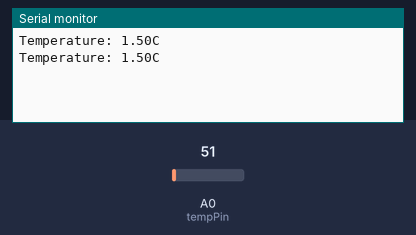
Recording of a sketch running on a simulated Arduino Uno, built with avr-gcc and run on an emulated ATmega328P. Shown: the last lines printed to the serial monitor. Inputs (shaded band) come from the test bench; at power-on: A0 (tempPin) = 51.

Above: at 1.8 s.
1.9 s: A0 (tempPin) set to 61
At 2.4 s:
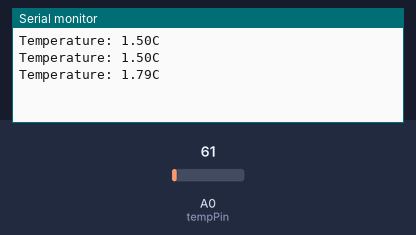
3.4 s: A0 (tempPin) set to 71
At 4.8 s:
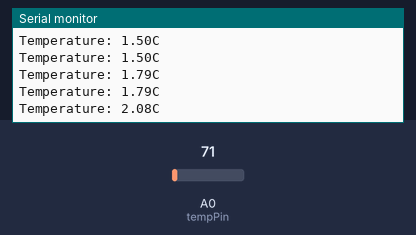
Timing chart, 0 to 6.4 s (numbered marks = the images above; inputs shaded):
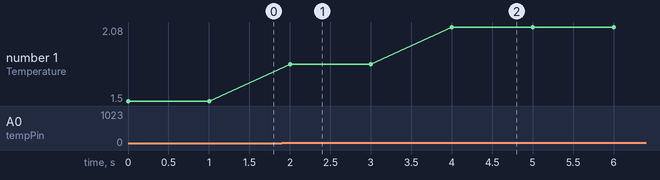

The sketch:

temperature_sensor.ino
```cpp
// define the pins
const int tempPin = A0; // analog pin for temperature sensor
const int buzzerPin = 7; // digital pin for buzzer

// temperatute threshold in degree celsius
const float tempThreshold = 5.0;

void setup()
{
Serial.begin(9600);

pinMode(buzzerPin, OUTPUT);

// ensure the buzzerpin is off initially
digitalWrite(buzzerPin, LOW);

}

void loop()
{
  int sensorValue = analogRead(tempPin);
  float temp = sensorValue * ( 3.0 / 1023.0 ) * 10  ;


  Serial.print("Temperature: "); // Prints string "Distance" on the Serial monitor
  Serial.print(temp); // Prints the distance value from the sensor
  Serial.println("C");

  if ( temp > tempThreshold )
  {
    tone(buzzerPin, 1000);
  }
  else
  {
    noTone(buzzerPin);
  }
  delay(1000);
}
```

Measured:
- after the input at 1.9 s, the serial monitor: prints a new line after 0.10 s (image 1)
- after the input at 3.4 s, the serial monitor: prints a new line after 0.60 s (image 2)
- plotted number 1: 1.5 → 1.79 after the input at 1.9 s, 1.79 → 2.08 after the input at 3.4 s
